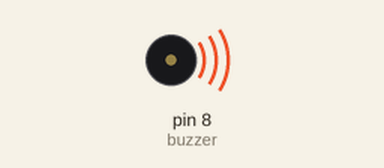
This sketch was run on a simulated Arduino Uno, built with avr-gcc and run on an emulated ATmega328P. Shown: buzzer (waves = sounding).

Above: at 0.02 s.
At 2.82 s:
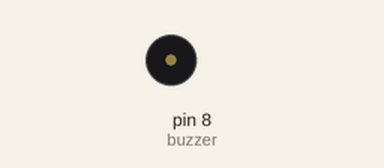
Timing chart, 0 to 3.1 s (numbered marks = the images above):
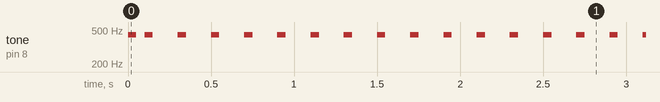

The sketch:

buzzer.ino
```cpp
#define buzzer 8

void setup() {
  pinMode(buzzer,OUTPUT);
}

void loop() {

  tone(buzzer,440);
  delay(50);
  noTone(buzzer);
  delay(50);


}
```

Measured:
- by itself, tone on pin 8 (buzzer): goes 440 Hz 0.05 s, silent 0.05 s, 649 × (440 Hz 0.05 s, silent 0.15 s), 440 Hz 0.05 s, then silent
